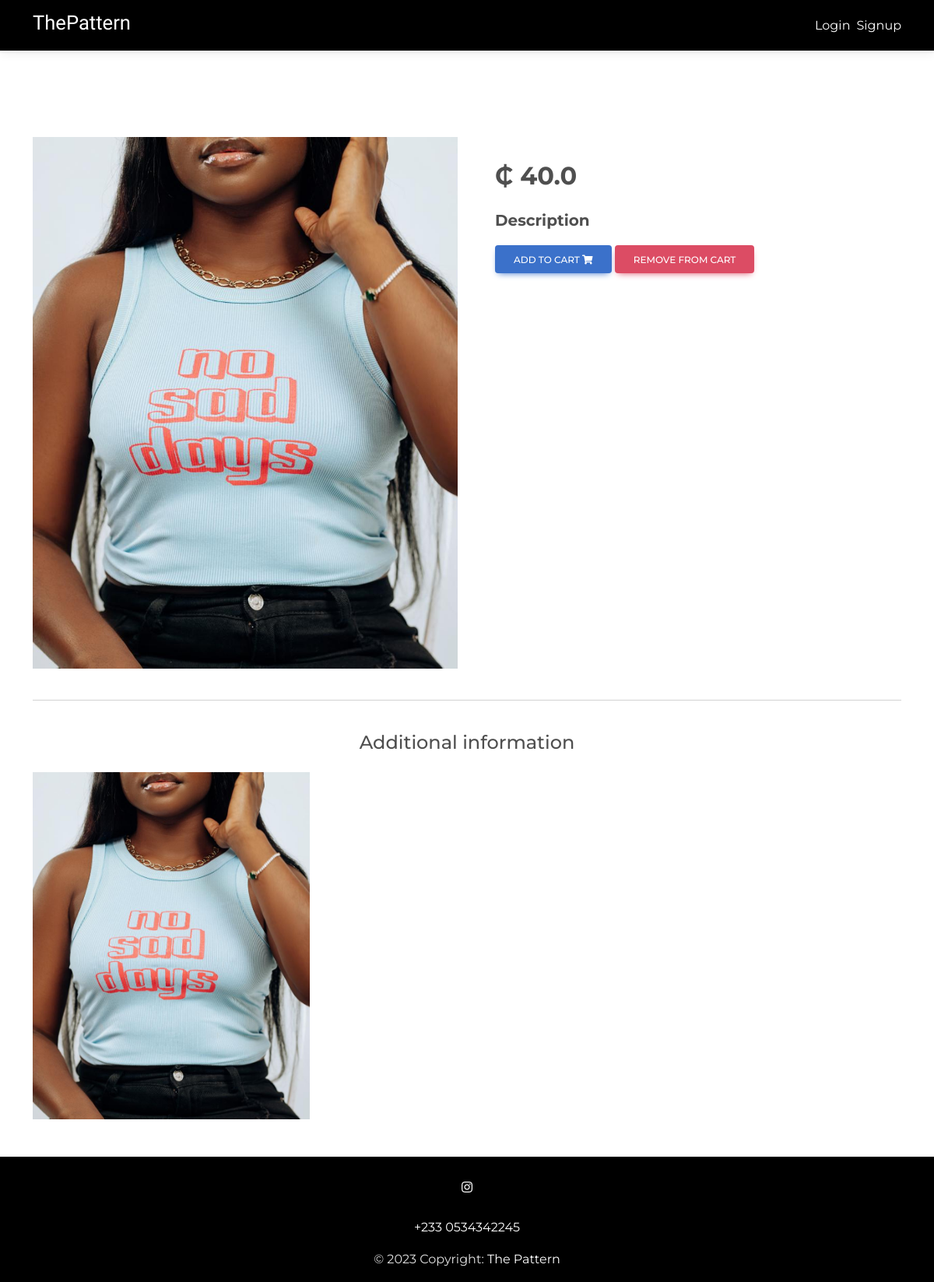
/product/item-2-none/, run on the app's committed database.
### e_commerce_app/models.py (models this page shows, shortened)
class Item(models.Model):
    title = models.CharField(max_length=100)
    price = models.FloatField()
    slug = models.SlugField(null=True, blank=True, unique=True,editable=False)
    description = models.TextField(blank=True, null=True)
    def get_add_to_cart_url(self):
        return reverse("add-to-cart", kwargs={
            'slug': self.slug
        })
    def get_remove_from_cart_url(self):
        return reverse("remove-from-cart", kwargs={
            'slug': self.slug
        })
    class Meta:
        db_table = 'item'

class ItemImage(models.Model):
    item = models.ForeignKey(Item, related_query_name="images", on_delete=models.CASCADE)
    image = models.ImageField(upload_to='item_images/')
    class Meta:
        db_table = 'item_image'

### e_commerce_app/views.py (the view)
# urls.py: path('product/<slug>/', ItemDetailView.as_view(), name='product'),
class ItemDetailView(DetailView):
    model = Item
    template_name = "product.html"

### templates/product.html (shortened to what this page needs)
{% extends "base.html" %}
{% load static %}
{% block content %}
<main class="mt-5 pt-4">
  <div class="container mt-5">
      <div class="row">
          <div class="col-md-6 mb-4">
              <img src="{{ object.itemimage_set.first.image.url }}" class="img-fluid" alt="" />
          </div>
          <div class="col-md-6 mb-4">
              <div class="p-4">
                  <p class="lead">
                      <span style="font-weight: bold; font-size: 2rem;"> &#x20B5 {{object.price}}</span>
                  </p>
                  <strong><p style="font-size: 20px;">Description</p></strong>
                  <a href="{{ object.get_add_to_cart_url }}" class="btn btn-primary btn-md my-0 p">
                    Add to cart
                    <i class="fas fa-shopping-cart ml-1"></i>
                  </a>
                  <a href="{{ object.get_remove_from_cart_url }}" class="btn btn-danger btn-md my-0 p">
                    Remove from cart
                  </a>
              </div>
          </div>
      </div>
      <hr />
      <div class="row d-flex justify-content-center">
          <div class="col-md-6 text-center">
              <h4 class="my-4 h4">Additional information</h4>
          </div>
      </div>
      <div class="row">
          {% for image in object.itemimage_set.all %}
            <div class="col-lg-4 col-md-12 mb-4">
              <img class="img-fluid"  src="{{ image.image.url }}" alt="Item Image">
            </div>
          {% endfor %}
      </div>
  </div>
</main>
{% endblock content %}

### static/css/custom.css (style rules this page uses)
* { font-family: 'Montserrat', sans-serif; }

### data on the page
Item: itemimage_set.first.image (picture), price "40.0"
ItemImage: image (picture)
